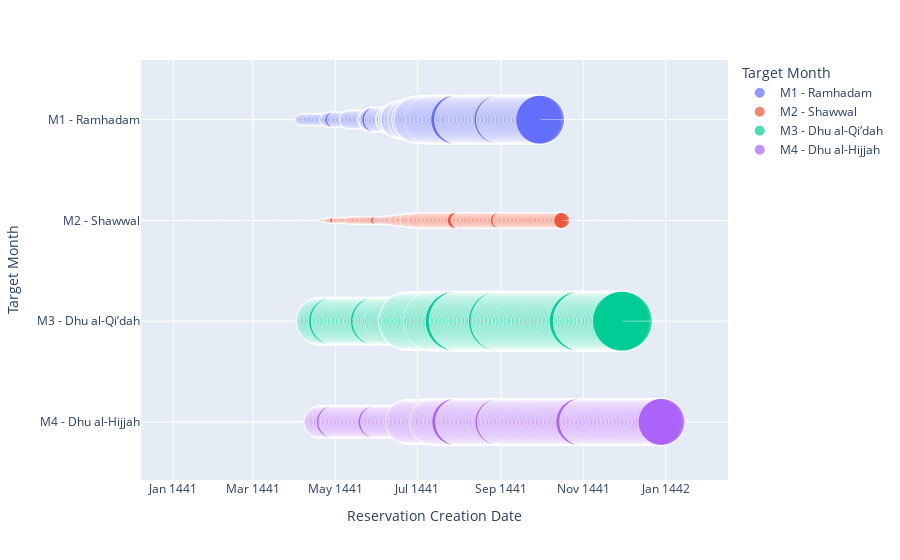

This figure's notebook cell:
### Code cell
import plotly.express as px

fig = px.scatter(df41, x="Reservation Creation Date", y='Target Month',
	         size="#Rooms", color='Target Month',
                 hover_name='Target Month', log_x=False, size_max=60)
fig.show()

### Figure 1 — Plotly figure (JSON) as saved in the notebook; plotly's stock layout.template omitted (floating-point values rounded to 4 significant figures; data arrays with more than 128 entries replaced by an {"elided": "..."} marker saying what was removed)
{"data": [{"hovertemplate": "<b>%{hovertext}</b><br><br>Target Month=%{y}<br>Reservation Creation Date=%{x}<br>#Rooms=%{marker.size}<extra></extra>", "hovertext": {"elided": "355 str values"}, "legendgroup": "M1 - Ramhadam", "marker": {"color": "#636efa", "size": {"elided": "355 int values"}, "sizemode": "area", "sizeref": 7.006, "symbol": "circle"}, "mode": "markers", "name": "M1 - Ramhadam", "showlegend": true, "type": "scattergl", "x": {"elided": "355 str values"}, "xaxis": "x", "y": {"elided": "355 str values"}, "yaxis": "y"}, {"hovertemplate": "<b>%{hovertext}</b><br><br>Target Month=%{y}<br>Reservation Creation Date=%{x}<br>#Rooms=%{marker.size}<extra></extra>", "hovertext": {"elided": "355 str values"}, "legendgroup": "M2 - Shawwal", "marker": {"color": "#EF553B", "size": {"elided": "355 int values"}, "sizemode": "area", "sizeref": 7.006, "symbol": "circle"}, "mode": "markers", "name": "M2 - Shawwal", "showlegend": true, "type": "scattergl", "x": {"elided": "355 str values"}, "xaxis": "x", "y": {"elided": "355 str values"}, "yaxis": "y"}, {"hovertemplate": "<b>%{hovertext}</b><br><br>Target Month=%{y}<br>Reservation Creation Date=%{x}<br>#Rooms=%{marker.size}<extra></extra>", "hovertext": {"elided": "355 str values"}, "legendgroup": "M3 - Dhu al-Qi’dah", "marker": {"color": "#00cc96", "size": {"elided": "355 int values"}, "sizemode": "area", "sizeref": 7.006, "symbol": "circle"}, "mode": "markers", "name": "M3 - Dhu al-Qi’dah", "showlegend": true, "type": "scattergl", "x": {"elided": "355 str values"}, "xaxis": "x", "y": {"elided": "355 str values"}, "yaxis": "y"}, {"hovertemplate": "<b>%{hovertext}</b><br><br>Target Month=%{y}<br>Reservation Creation Date=%{x}<br>#Rooms=%{marker.size}<extra></extra>", "hovertext": {"elided": "355 str values"}, "legendgroup": "M4 - Dhu al-Hijjah", "marker": {"color": "#ab63fa", "size": {"elided": "355 int values"}, "sizemode": "area", "sizeref": 7.006, "symbol": "circle"}, "mode": "markers", "name": "M4 - Dhu al-Hijjah", "showlegend": true, "type": "scattergl", "x": {"elided": "355 str values"}, "xaxis": "x", "y": {"elided": "355 str values"}, "yaxis": "y"}], "layout": {"legend": {"itemsizing": "constant", "title": {"text": "Target Month"}, "tracegroupgap": 0}, "margin": {"t": 60}, "xaxis": {"anchor": "y", "domain": [0, 1], "title": {"text": "Reservation Creation Date"}}, "yaxis": {"anchor": "x", "categoryarray": ["M4 - Dhu al-Hijjah", "M3 - Dhu al-Qi’dah", "M2 - Shawwal", "M1 - Ramhadam"], "categoryorder": "array", "domain": [0, 1], "title": {"text": "Target Month"}}}}
